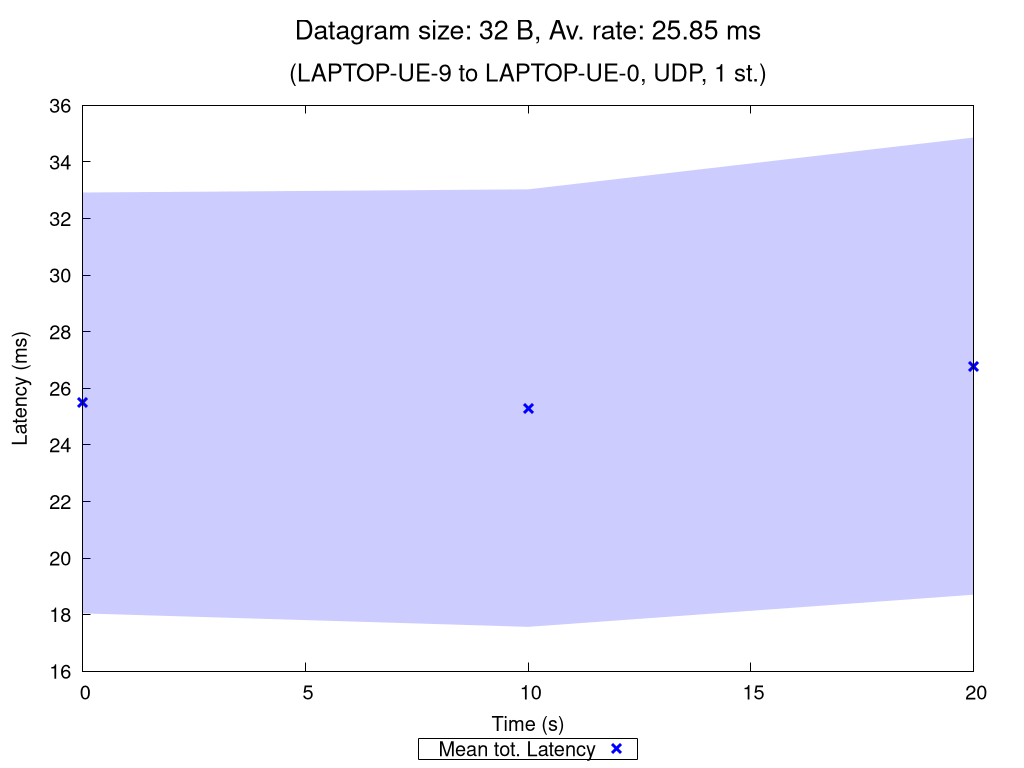

Write gnuplot code to recreate this figure.
set terminal pngcairo nocrop enhanced size 1024,768 font "Verdana,15"
set output "UDP_1_st_2020_11_05_13-32-27_two2one_00032B.png"

set title "{/=20 Datagram size: 32 B, Av. rate: 25.85 ms}\n\n{/=18 (LAPTOP-UE-9 to LAPTOP-UE-0, UDP, 1 st.)}"

set xlabel "Time (s)"
set ylabel "Latency (ms)"
set ytics nomirror
set key bmargin center horizontal box samplen 1 width -1
set bmargin 4.6
set rmargin 4.5

rf = 1.0  # rate factor
set style fill transparent solid 0.2 noborder
set autoscale xfix
plot "UDP_1_st_2020_11_05_13-32-27_two2one_00032B_iperf_processed.dat" using 1:($2/rf-$3/rf):($2/rf+$3/rf) with filledcurves lc rgb "blue" notitle, \
     "" using 1:($2/rf) with points pt 2 ps 1.5 lw 3 lc rgb "blue" title "Mean tot. Latency", \
